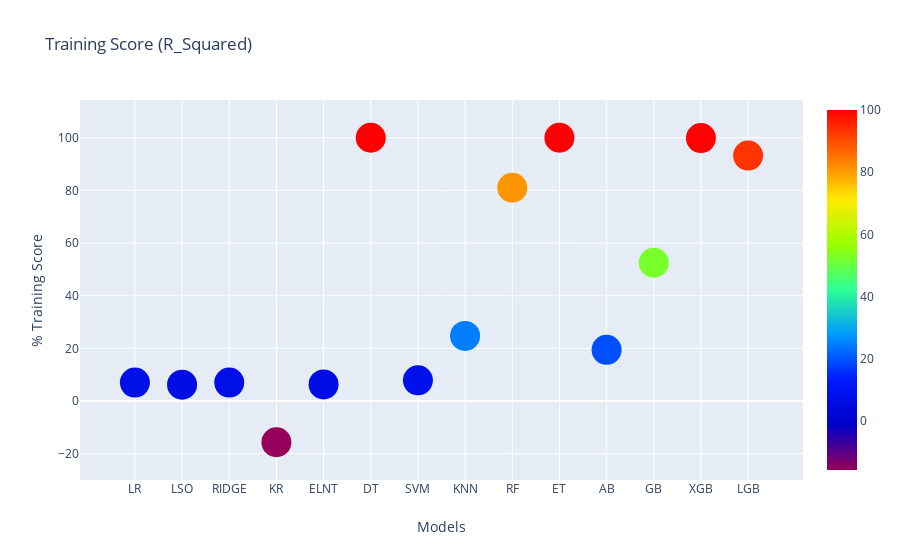

Notebook cell for this chart:
### Code cell
'''Training accuracy of our regression models. By default score method returns coefficient of determination (r_squared).'''
def train_r2(model):
    model.fit(x_train, y_train)
    return model.score(x_train, y_train)

'''Calculate and plot the training accuracy.'''
models = [linear, lasso, ridge, kr, elnt, dt, svm, knn, rf, et, ab, gb, xgb, lgb]
training_score = []
for model in models:
    training_score.append(train_r2(model))
    
'''Plot dataframe of training accuracy.'''
train_score = pd.DataFrame(data = training_score, columns = ['Training_R2'])
train_score.index = ['LR', 'LSO', 'RIDGE', 'KR', 'ELNT', 'DT', 'SVM', 'KNN', 'RF', 'ET', 'AB', 'GB', 'XGB', 'LGB']
train_score = (train_score*100).round(4)
scatter_plot(train_score.index, train_score['Training_R2'], 'Training Score (R_Squared)', 'Models','% Training Score', 30, 'Rainbow')

### Figure 1 — Plotly figure (JSON) as saved in the notebook; plotly's stock layout.template omitted (floating-point values rounded to 4 significant figures)
{"data": [{"marker": {"color": [7.011, 6.207, 7.011, -15.67, 6.288, 100, 7.835, 24.72, 81.0, 100, 19.42, 52.56, 99.88, 93.24], "colorscale": [[0, "rgb(150,0,90)"], [0.125, "rgb(0,0,200)"], [0.25, "rgb(0,25,255)"], [0.375, "rgb(0,152,255)"], [0.5, "rgb(44,255,150)"], [0.625, "rgb(151,255,0)"], [0.75, "rgb(255,234,0)"], [0.875, "rgb(255,111,0)"], [1, "rgb(255,0,0)"]], "showscale": true, "size": 30}, "mode": "markers", "type": "scatter", "x": ["LR", "LSO", "RIDGE", "KR", "ELNT", "DT", "SVM", "KNN", "RF", "ET", "AB", "GB", "XGB", "LGB"], "y": [7.011, 6.207, 7.011, -15.67, 6.288, 100, 7.835, 24.72, 81.0, 100, 19.42, 52.56, 99.88, 93.24]}], "layout": {"hovermode": "closest", "title": {"text": "Training Score (R_Squared)"}, "xaxis": {"title": {"text": "Models"}}, "yaxis": {"title": {"text": "% Training Score"}}}}
